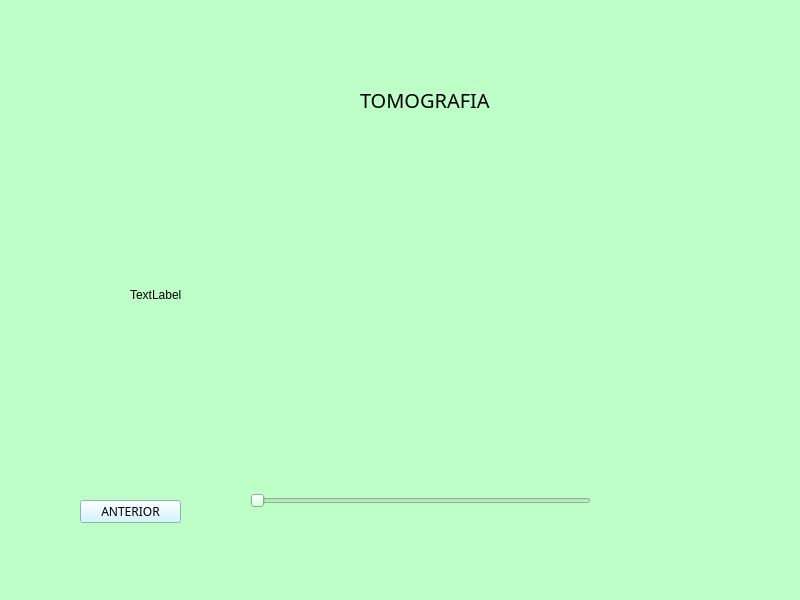
<?xml version="1.0" encoding="UTF-8"?>
<ui version="4.0">
 <class>MainWindow</class>
 <widget class="QMainWindow" name="MainWindow">
  <property name="geometry">
   <rect>
    <x>0</x>
    <y>0</y>
    <width>800</width>
    <height>600</height>
   </rect>
  </property>
  <property name="windowTitle">
   <string>MainWindow</string>
  </property>
  <property name="styleSheet">
   <string notr="true">background-color: rgb(189, 255, 199);</string>
  </property>
  <widget class="QWidget" name="centralwidget">
   <widget class="QLabel" name="label">
    <property name="geometry">
     <rect>
      <x>360</x>
      <y>90</y>
      <width>151</width>
      <height>20</height>
     </rect>
    </property>
    <property name="font">
     <font>
      <family>Yu Gothic UI Semilight</family>
      <pointsize>15</pointsize>
     </font>
    </property>
    <property name="text">
     <string>TOMOGRAFIA</string>
    </property>
   </widget>
   <widget class="QLabel" name="label_2">
    <property name="geometry">
     <rect>
      <x>130</x>
      <y>149</y>
      <width>541</width>
      <height>291</height>
     </rect>
    </property>
    <property name="text">
     <string>TextLabel</string>
    </property>
   </widget>
   <widget class="QPushButton" name="pushButton">
    <property name="geometry">
     <rect>
      <x>80</x>
      <y>500</y>
      <width>101</width>
      <height>23</height>
     </rect>
    </property>
    <property name="font">
     <font>
      <family>Yu Gothic UI Semilight</family>
     </font>
    </property>
    <property name="styleSheet">
     <string notr="true">background-color: rgb(201, 245, 255);</string>
    </property>
    <property name="text">
     <string>ANTERIOR</string>
    </property>
   </widget>
   <widget class="QSlider" name="horizontalSlider">
    <property name="geometry">
     <rect>
      <x>250</x>
      <y>490</y>
      <width>341</width>
      <height>22</height>
     </rect>
    </property>
    <property name="orientation">
     <enum>Qt::Horizontal</enum>
    </property>
   </widget>
  </widget>
  <widget class="QMenuBar" name="menubar">
   <property name="geometry">
    <rect>
     <x>0</x>
     <y>0</y>
     <width>800</width>
     <height>21</height>
    </rect>
   </property>
  </widget>
  <widget class="QStatusBar" name="statusbar"/>
 </widget>
 <resources/>
 <connections/>
</ui>
